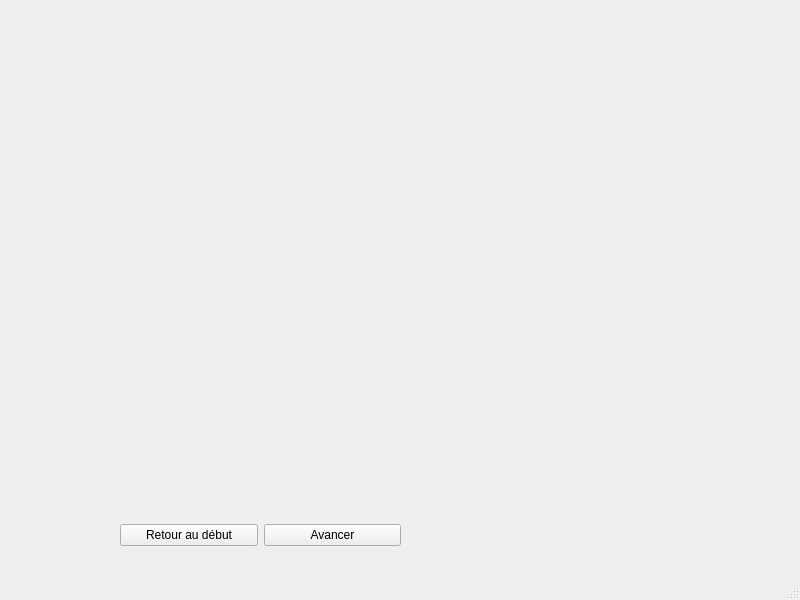
<?xml version="1.0" encoding="UTF-8"?>
<ui version="4.0">
 <class>MainWindow</class>
 <widget class="QMainWindow" name="MainWindow">
  <property name="geometry">
   <rect>
    <x>0</x>
    <y>0</y>
    <width>800</width>
    <height>600</height>
   </rect>
  </property>
  <property name="windowTitle">
   <string>MainWindow</string>
  </property>
  <widget class="QWidget" name="centralwidget">
   <widget class="QWidget" name="horizontalLayoutWidget">
    <property name="geometry">
     <rect>
      <x>120</x>
      <y>520</y>
      <width>281</width>
      <height>31</height>
     </rect>
    </property>
    <layout class="QHBoxLayout" name="horizontalLayout">
     <item>
      <widget class="QPushButton" name="btnRetour">
       <property name="text">
        <string>Retour au début</string>
       </property>
      </widget>
     </item>
     <item>
      <widget class="QPushButton" name="btnAvancer">
       <property name="text">
        <string>Avancer</string>
       </property>
      </widget>
     </item>
    </layout>
   </widget>
   <widget class="QLabel" name="lapin">
    <property name="geometry">
     <rect>
      <x>10</x>
      <y>10</y>
      <width>771</width>
      <height>191</height>
     </rect>
    </property>
    <property name="text">
     <string/>
    </property>
   </widget>
   <widget class="QLabel" name="tortue">
    <property name="geometry">
     <rect>
      <x>10</x>
      <y>290</y>
      <width>761</width>
      <height>191</height>
     </rect>
    </property>
    <property name="text">
     <string/>
    </property>
   </widget>
  </widget>
  <widget class="QMenuBar" name="menubar">
   <property name="geometry">
    <rect>
     <x>0</x>
     <y>0</y>
     <width>800</width>
     <height>21</height>
    </rect>
   </property>
  </widget>
  <widget class="QStatusBar" name="statusbar"/>
 </widget>
 <resources/>
 <connections>
  <connection>
   <sender>btnAvancer</sender>
   <signal>clicked()</signal>
   <receiver>MainWindow</receiver>
   <slot>on_btnAvancer_Clicked()</slot>
   <hints>
    <hint type="sourcelabel">
     <x>709</x>
     <y>458</y>
    </hint>
    <hint type="destinationlabel">
     <x>709</x>
     <y>472</y>
    </hint>
   </hints>
  </connection>
  <connection>
   <sender>btnRetour</sender>
   <signal>clicked()</signal>
   <receiver>MainWindow</receiver>
   <slot>on_btnRetour_Clicked()</slot>
   <hints>
    <hint type="sourcelabel">
     <x>568</x>
     <y>458</y>
    </hint>
    <hint type="destinationlabel">
     <x>568</x>
     <y>474</y>
    </hint>
   </hints>
  </connection>
 </connections>
 <slots>
  <signal>clicked()</signal>
  <slot>on_btnAvancer_Clicked()</slot>
  <slot>on_btnRetour_Clicked()</slot>
 </slots>
</ui>
